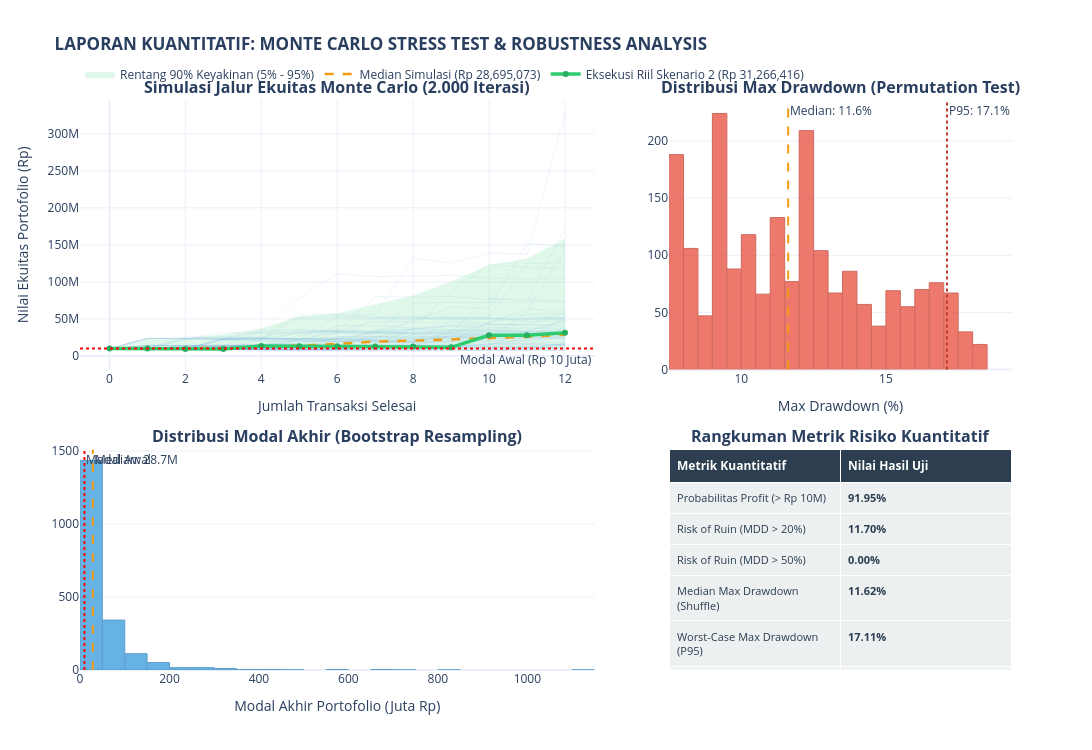
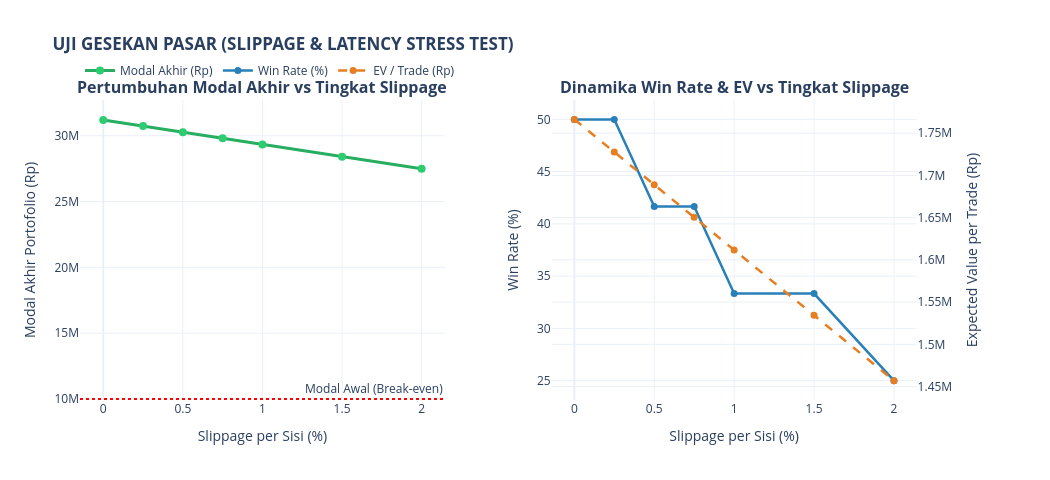

Notebook cell for these charts, in order:
### Code cell
from src.stress_test import run_stress_test_suite

# Menjalankan Monte Carlo (2.000 iterasi) + Slippage Test + Print Report + Plot Interaktif
tester, fig_mc, fig_slip = run_stress_test_suite(df_trades_result, initial_capital=10_000_000.0)

# Tampilkan visualisasi interaktif Plotly
fig_mc.show()
fig_slip.show()

### Figure 1 — Plotly figure (JSON) as saved in the notebook; plotly's stock layout.template omitted (floating-point values rounded to 4 significant figures; data arrays with more than 128 entries replaced by an {"elided": "..."} marker saying what was removed)
{"data": [{"hoverinfo": "skip", "line": {"color": "rgba(100, 149, 237, 0.10)", "width": 1}, "mode": "lines", "showlegend": false, "type": "scatter", "x": [0, 1, 2, 3, 4, 5, 6, 7, 8, 9, 10, 11, 12], "xaxis": "x", "y": [10000000.0, 11100000.0, 10950000.0, 10570000.0, 11740000.0, 10820000.0, 10890000.0, 15420000.0, 36780000.0, 40840000.0, 38830000.0, 38300000.0, 37780000.0], "yaxis": "y"}, {"hoverinfo": "skip", "line": {"color": "rgba(100, 149, 237, 0.10)", "width": 1}, "mode": "lines", "showlegend": false, "type": "scatter", "x": [0, 1, 2, 3, 4, 5, 6, 7, 8, 9, 10, 11, 12], "xaxis": "x", "y": [10000000.0, 9931000.0, 9862000.0, 9521000.0, 9577000.0, 9511000.0, 8767000.0, 8336000.0, 19880000.0, 20000000.0, 20210000.0, 20260000.0, 28690000.0], "yaxis": "y"}, {"hoverinfo": "skip", "line": {"color": "rgba(100, 149, 237, 0.10)", "width": 1}, "mode": "lines", "showlegend": false, "type": "scatter", "x": [0, 1, 2, 3, 4, 5, 6, 7, 8, 9, 10, 11, 12], "xaxis": "x", "y": [10000000.0, 23850000.0, 23690000.0, 21830000.0, 21550000.0, 20490000.0, 19480000.0, 18810000.0, 18160000.0, 17530000.0, 24830000.0, 24500000.0, 24650000.0], "yaxis": "y"}, {"hoverinfo": "skip", "line": {"color": "rgba(100, 149, 237, 0.10)", "width": 1}, "mode": "lines", "showlegend": false, "type": "scatter", "x": [0, 1, 2, 3, 4, 5, 6, 7, 8, 9, 10, 11, 12], "xaxis": "x", "y": [10000000.0, 10060000.0, 9273000.0, 22120000.0, 22170000.0, 31400000.0, 34870000.0, 33660000.0, 31030000.0, 30810000.0, 43640000.0, 41490000.0, 40060000.0], "yaxis": "y"}, {"hoverinfo": "skip", "line": {"color": "rgba(100, 149, 237, 0.10)", "width": 1}, "mode": "lines", "showlegend": false, "type": "scatter", "x": [0, 1, 2, 3, 4, 5, 6, 7, 8, 9, 10, 11, 12], "xaxis": "x", "y": [10000000.0, 10020000.0, 10050000.0, 9978000.0, 14130000.0, 14220000.0, 20130000.0, 20180000.0, 18600000.0, 20660000.0, 20780000.0, 21000000.0, 20270000.0], "yaxis": "y"}, {"hoverinfo": "skip", "line": {"color": "rgba(100, 149, 237, 0.10)", "width": 1}, "mode": "lines", "showlegend": false, "type": "scatter", "x": [0, 1, 2, 3, 4, 5, 6, 7, 8, 9, 10, 11, 12], "xaxis": "x", "y": [10000000.0, 9508000.0, 8765000.0, 8704000.0, 8023000.0, 8071000.0, 7965000.0, 8845000.0, 8153000.0, 7871000.0, 7817000.0, 7710000.0, 7444000.0], "yaxis": "y"}, {"hoverinfo": "skip", "line": {"color": "rgba(100, 149, 237, 0.10)", "width": 1}, "mode": "lines", "showlegend": false, "type": "scatter", "x": [0, 1, 2, 3, 4, 5, 6, 7, 8, 9, 10, 11, 12], "xaxis": "x", "y": [10000000.0, 9655000.0, 9523000.0, 9624000.0, 9291000.0, 13160000.0, 13240000.0, 13060000.0, 12410000.0, 13780000.0, 13870000.0, 13680000.0, 15190000.0], "yaxis": "y"}, {"hoverinfo": "skip", "line": {"color": "rgba(100, 149, 237, 0.10)", "width": 1}, "mode": "lines", "showlegend": false, "type": "scatter", "x": [0, 1, 2, 3, 4, 5, 6, 7, 8, 9, 10, 11, 12], "xaxis": "x", "y": [10000000.0, 11100000.0, 11170000.0, 11200000.0, 11040000.0, 10900000.0, 26000000.0, 25660000.0, 25930000.0, 25570000.0, 25630000.0, 25790000.0, 26060000.0], "yaxis": "y"}, {"hoverinfo": "skip", "line": {"color": "rgba(100, 149, 237, 0.10)", "width": 1}, "mode": "lines", "showlegend": false, "type": "scatter", "x": [0, 1, 2, 3, 4, 5, 6, 7, 8, 9, 10, 11, 12], "xaxis": "x", "y": [10000000.0, 9864000.0, 9734000.0, 13790000.0, 13870000.0, 12780000.0, 12700000.0, 12730000.0, 12290000.0, 11860000.0, 11700000.0, 11540000.0, 11460000.0], "yaxis": "y"}, {"hoverinfo": "skip", "line": {"color": "rgba(100, 149, 237, 0.10)", "width": 1}, "mode": "lines", "showlegend": false, "type": "scatter", "x": [0, 1, 2, 3, 4, 5, 6, 7, 8, 9, 10, 11, 12], "xaxis": "x", "y": [10000000.0, 9218000.0, 13060000.0, 12880000.0, 11880000.0, 28330000.0, 31460000.0, 29910000.0, 71340000.0, 72090000.0, 72270000.0, 72440000.0, 172800000.0], "yaxis": "y"}, {"hoverinfo": "skip", "line": {"color": "rgba(100, 149, 237, 0.10)", "width": 1}, "mode": "lines", "showlegend": false, "type": "scatter", "x": [0, 1, 2, 3, 4, 5, 6, 7, 8, 9, 10, 11, 12], "xaxis": "x", "y": [10000000.0, 9655000.0, 9678000.0, 9701000.0, 9804000.0, 9037000.0, 8914000.0, 8852000.0, 8160000.0, 11560000.0, 16370000.0, 16540000.0, 15970000.0], "yaxis": "y"}, {"hoverinfo": "skip", "line": {"color": "rgba(100, 149, 237, 0.10)", "width": 1}, "mode": "lines", "showlegend": false, "type": "scatter", "x": [0, 1, 2, 3, 4, 5, 6, 7, 8, 9, 10, 11, 12], "xaxis": "x", "y": [10000000.0, 9655000.0, 9712000.0, 9584000.0, 8835000.0, 9811000.0, 9044000.0, 12810000.0, 12640000.0, 12720000.0, 12280000.0, 12410000.0, 11980000.0], "yaxis": "y"}, {"hoverinfo": "skip", "line": {"color": "rgba(100, 149, 237, 0.10)", "width": 1}, "mode": "lines", "showlegend": false, "type": "scatter", "x": [0, 1, 2, 3, 4, 5, 6, 7, 8, 9, 10, 11, 12], "xaxis": "x", "y": [10000000.0, 9508000.0, 9531000.0, 9202000.0, 9076000.0, 21650000.0, 19960000.0, 22160000.0, 24610000.0, 23400000.0, 25980000.0, 25640000.0, 25290000.0], "yaxis": "y"}, {"hoverinfo": "skip", "line": {"color": "rgba(100, 149, 237, 0.10)", "width": 1}, "mode": "lines", "showlegend": false, "type": "scatter", "x": [0, 1, 2, 3, 4, 5, 6, 7, 8, 9, 10, 11, 12], "xaxis": "x", "y": [10000000.0, 9508000.0, 9041000.0, 8596000.0, 8536000.0, 8116000.0, 8164000.0, 8053000.0, 7943000.0, 7835000.0, 7449000.0, 7348000.0, 17530000.0], "yaxis": "y"}, {"hoverinfo": "skip", "line": {"color": "rgba(100, 149, 237, 0.10)", "width": 1}, "mode": "lines", "showlegend": false, "type": "scatter", "x": [0, 1, 2, 3, 4, 5, 6, 7, 8, 9, 10, 11, 12], "xaxis": "x", "y": [10000000.0, 9931000.0, 9954000.0, 23740000.0, 22570000.0, 22270000.0, 53110000.0, 52380000.0, 52940000.0, 53070000.0, 52370000.0, 124900000.0, 125600000.0], "yaxis": "y"}, {"hoverinfo": "skip", "line": {"color": "rgba(100, 149, 237, 0.10)", "width": 1}, "mode": "lines", "showlegend": false, "type": "scatter", "x": [0, 1, 2, 3, 4, 5, 6, 7, 8, 9, 10, 11, 12], "xaxis": "x", "y": [10000000.0, 11100000.0, 11030000.0, 10880000.0, 15400000.0, 17110000.0, 40800000.0, 40900000.0, 37700000.0, 41860000.0, 41570000.0, 42010000.0, 59500000.0], "yaxis": "y"}, {"hoverinfo": "skip", "line": {"color": "rgba(100, 149, 237, 0.10)", "width": 1}, "mode": "lines", "showlegend": false, "type": "scatter", "x": [0, 1, 2, 3, 4, 5, 6, 7, 8, 9, 10, 11, 12], "xaxis": "x", "y": [10000000.0, 10060000.0, 9922000.0, 14050000.0, 14200000.0, 14010000.0, 13330000.0, 12870000.0, 14290000.0, 34070000.0, 32900000.0, 32980000.0, 32530000.0], "yaxis": "y"}, {"hoverinfo": "skip", "line": {"color": "rgba(100, 149, 237, 0.10)", "width": 1}, "mode": "lines", "showlegend": false, "type": "scatter", "x": [0, 1, 2, 3, 4, 5, 6, 7, 8, 9, 10, 11, 12], "xaxis": "x", "y": [10000000.0, 9508000.0, 9564000.0, 13550000.0, 15040000.0, 21300000.0, 21430000.0, 51110000.0, 50760000.0, 50400000.0, 49740000.0, 55240000.0, 50920000.0], "yaxis": "y"}, {"hoverinfo": "skip", "line": {"color": "rgba(100, 149, 237, 0.10)", "width": 1}, "mode": "lines", "showlegend": false, "type": "scatter", "x": [0, 1, 2, 3, 4, 5, 6, 7, 8, 9, 10, 11, 12], "xaxis": "x", "y": [10000000.0, 9218000.0, 9092000.0, 8381000.0, 8323000.0, 7914000.0, 7810000.0, 18630000.0, 17170000.0, 19070000.0, 18820000.0, 17890000.0, 17660000.0], "yaxis": "y"}, {"hoverinfo": "skip", "line": {"color": "rgba(100, 149, 237, 0.10)", "width": 1}, "mode": "lines", "showlegend": false, "type": "scatter", "x": [0, 1, 2, 3, 4, 5, 6, 7, 8, 9, 10, 11, 12], "xaxis": "x", "y": [10000000.0, 9508000.0, 9041000.0, 8334000.0, 8046000.0, 7768000.0, 7787000.0, 7733000.0, 7631000.0, 7578000.0, 7475000.0, 10590000.0, 10070000.0], "yaxis": "y"}, {"hoverinfo": "skip", "line": {"color": "rgba(100, 149, 237, 0.10)", "width": 1}, "mode": "lines", "showlegend": false, "type": "scatter", "x": [0, 1, 2, 3, 4, 5, 6, 7, 8, 9, 10, 11, 12], "xaxis": "x", "y": [10000000.0, 9869000.0, 9528000.0, 9403000.0, 9280000.0, 8960000.0, 8650000.0, 12250000.0, 12280000.0, 11320000.0, 10760000.0, 10790000.0, 10710000.0], "yaxis": "y"}, {"hoverinfo": "skip", "line": {"color": "rgba(100, 149, 237, 0.10)", "width": 1}, "mode": "lines", "showlegend": false, "type": "scatter", "x": [0, 1, 2, 3, 4, 5, 6, 7, 8, 9, 10, 11, 12], "xaxis": "x", "y": [10000000.0, 9931000.0, 9862000.0, 9727000.0, 9785000.0, 9888000.0, 9759000.0, 9631000.0, 8878000.0, 8761000.0, 8854000.0, 8793000.0, 8105000.0], "yaxis": "y"}, {"hoverinfo": "skip", "line": {"color": "rgba(100, 149, 237, 0.10)", "width": 1}, "mode": "lines", "showlegend": false, "type": "scatter", "x": [0, 1, 2, 3, 4, 5, 6, 7, 8, 9, 10, 11, 12], "xaxis": "x", "y": [10000000.0, 9869000.0, 9927000.0, 9151000.0, 9026000.0, 9048000.0, 8924000.0, 21290000.0, 19620000.0, 27790000.0, 27950000.0, 31040000.0, 30620000.0], "yaxis": "y"}, {"hoverinfo": "skip", "line": {"color": "rgba(100, 149, 237, 0.10)", "width": 1}, "mode": "lines", "showlegend": false, "type": "scatter", "x": [0, 1, 2, 3, 4, 5, 6, 7, 8, 9, 10, 11, 12], "xaxis": "x", "y": [10000000.0, 10110000.0, 9316000.0, 9189000.0, 9063000.0, 8939000.0, 8500000.0, 8550000.0, 12110000.0, 28880000.0, 28500000.0, 31650000.0, 30090000.0], "yaxis": "y"}, {"hoverinfo": "skip", "line": {"color": "rgba(100, 149, 237, 0.10)", "width": 1}, "mode": "lines", "showlegend": false, "type": "scatter", "x": [0, 1, 2, 3, 4, 5, 6, 7, 8, 9, 10, 11, 12], "xaxis": "x", "y": [10000000.0, 14160000.0, 13060000.0, 12600000.0, 14000000.0, 19820000.0, 19560000.0, 19310000.0, 19050000.0, 26990000.0, 27050000.0, 25720000.0, 36430000.0], "yaxis": "y"}, {"hoverinfo": "skip", "line": {"color": "rgba(100, 149, 237, 0.10)", "width": 1}, "mode": "lines", "showlegend": false, "type": "scatter", "x": [0, 1, 2, 3, 4, 5, 6, 7, 8, 9, 10, 11, 12], "xaxis": "x", "y": [10000000.0, 9869000.0, 13980000.0, 13790000.0, 15320000.0, 17010000.0, 24090000.0, 24340000.0, 23500000.0, 26100000.0, 25200000.0, 60100000.0, 143300000.0], "yaxis": "y"}, {"hoverinfo": "skip", "line": {"color": "rgba(100, 149, 237, 0.10)", "width": 1}, "mode": "lines", "showlegend": false, "type": "scatter", "x": [0, 1, 2, 3, 4, 5, 6, 7, 8, 9, 10, 11, 12], "xaxis": "x", "y": [10000000.0, 10020000.0, 11130000.0, 10980000.0, 15550000.0, 15590000.0, 15680000.0, 15570000.0, 22050000.0, 31230000.0, 29700000.0, 29770000.0, 30080000.0], "yaxis": "y"}, {"hoverinfo": "skip", "line": {"color": "rgba(100, 149, 237, 0.10)", "width": 1}, "mode": "lines", "showlegend": false, "type": "scatter", "x": [0, 1, 2, 3, 4, 5, 6, 7, 8, 9, 10, 11, 12], "xaxis": "x", "y": [10000000.0, 9864000.0, 9092000.0, 21690000.0, 19990000.0, 19720000.0, 19830000.0, 19880000.0, 20090000.0, 19400000.0, 46270000.0, 51380000.0, 51680000.0], "yaxis": "y"}, {"hoverinfo": "skip", "line": {"color": "rgba(100, 149, 237, 0.10)", "width": 1}, "mode": "lines", "showlegend": false, "type": "scatter", "x": [0, 1, 2, 3, 4, 5, 6, 7, 8, 9, 10, 11, 12], "xaxis": "x", "y": [10000000.0, 10020000.0, 9240000.0, 13090000.0, 12910000.0, 12980000.0, 18390000.0, 26050000.0, 36890000.0, 36630000.0, 35370000.0, 33630000.0, 31000000.0], "yaxis": "y"}, {"hoverinfo": "skip", "line": {"color": "rgba(100, 149, 237, 0.10)", "width": 1}, "mode": "lines", "showlegend": false, "type": "scatter", "x": [0, 1, 2, 3, 4, 5, 6, 7, 8, 9, 10, 11, 12], "xaxis": "x", "y": [10000000.0, 9655000.0, 8900000.0, 8778000.0, 8092000.0, 7813000.0, 11060000.0, 26390000.0, 26670000.0, 25750000.0, 23740000.0, 23990000.0, 24040000.0], "yaxis": "y"}, {"hoverinfo": "skip", "line": {"color": "rgba(100, 149, 237, 0.10)", "width": 1}, "mode": "lines", "showlegend": false, "type": "scatter", "x": [0, 1, 2, 3, 4, 5, 6, 7, 8, 9, 10, 11, 12], "xaxis": "x", "y": [10000000.0, 23850000.0, 23990000.0, 24130000.0, 34180000.0, 33940000.0, 33500000.0, 33040000.0, 46800000.0, 66280000.0, 63990000.0, 152600000.0, 147300000.0], "yaxis": "y"}, {"hoverinfo": "skip", "line": {"color": "rgba(100, 149, 237, 0.10)", "width": 1}, "mode": "lines", "showlegend": false, "type": "scatter", "x": [0, 1, 2, 3, 4, 5, 6, 7, 8, 9, 10, 11, 12], "xaxis": "x", "y": [10000000.0, 14160000.0, 14310000.0, 13610000.0, 13430000.0, 13570000.0, 12510000.0, 29840000.0, 28810000.0, 26560000.0, 26840000.0, 29800000.0, 28770000.0], "yaxis": "y"}, {"hoverinfo": "skip", "line": {"color": "rgba(100, 149, 237, 0.10)", "width": 1}, "mode": "lines", "showlegend": false, "type": "scatter", "x": [0, 1, 2, 3, 4, 5, 6, 7, 8, 9, 10, 11, 12], "xaxis": "x", "y": [10000000.0, 9508000.0, 22680000.0, 22380000.0, 22080000.0, 52650000.0, 51960000.0, 52270000.0, 52820000.0, 52130000.0, 51770000.0, 49220000.0, 48880000.0], "yaxis": "y"}, {"hoverinfo": "skip", "line": {"color": "rgba(100, 149, 237, 0.10)", "width": 1}, "mode": "lines", "showlegend": false, "type": "scatter", "x": [0, 1, 2, 3, 4, 5, 6, 7, 8, 9, 10, 11, 12], "xaxis": "x", "y": [10000000.0, 9655000.0, 9528000.0, 22730000.0, 25240000.0, 23260000.0, 25830000.0, 25890000.0, 24620000.0, 23410000.0, 23250000.0, 23300000.0, 23440000.0], "yaxis": "y"}, {"hoverinfo": "skip", "line": {"color": "rgba(100, 149, 237, 0.10)", "width": 1}, "mode": "lines", "showlegend": false, "type": "scatter", "x": [0, 1, 2, 3, 4, 5, 6, 7, 8, 9, 10, 11, 12], "xaxis": "x", "y": [10000000.0, 9508000.0, 9041000.0, 10040000.0, 9907000.0, 9839000.0, 9710000.0, 8951000.0, 8251000.0, 8299000.0, 8242000.0, 8134000.0, 7734000.0], "yaxis": "y"}, {"hoverinfo": "skip", "line": {"color": "rgba(100, 149, 237, 0.10)", "width": 1}, "mode": "lines", "showlegend": false, "type": "scatter", "x": [0, 1, 2, 3, 4, 5, 6, 7, 8, 9, 10, 11, 12], "xaxis": "x", "y": [10000000.0, 9864000.0, 9968000.0, 10030000.0, 9534000.0, 13500000.0, 14990000.0, 14480000.0, 14280000.0, 14310000.0, 14120000.0, 33690000.0, 34050000.0], "yaxis": "y"}, {"hoverinfo": "skip", "line": {"color": "rgba(100, 149, 237, 0.10)", "width": 1}, "mode": "lines", "showlegend": false, "type": "scatter", "x": [0, 1, 2, 3, 4, 5, 6, 7, 8, 9, 10, 11, 12], "xaxis": "x", "y": [10000000.0, 14160000.0, 13980000.0, 14060000.0, 14140000.0, 33730000.0, 33930000.0, 32260000.0, 31820000.0, 30720000.0, 30900000.0, 30690000.0, 31020000.0], "yaxis": "y"}, {"hoverinfo": "skip", "line": {"color": "rgba(100, 149, 237, 0.10)", "width": 1}, "mode": "lines", "showlegend": false, "type": "scatter", "x": [0, 1, 2, 3, 4, 5, 6, 7, 8, 9, 10, 11, 12], "xaxis": "x", "y": [10000000.0, 23850000.0, 23990000.0, 23680000.0, 23350000.0, 23050000.0, 23180000.0, 21370000.0, 50980000.0, 50280000.0, 50810000.0, 46840000.0, 46950000.0], "yaxis": "y"}, {"hoverinfo": "skip", "line": {"color": "rgba(100, 149, 237, 0.10)", "width": 1}, "mode": "lines", "showlegend": false, "type": "scatter", "x": [0, 1, 2, 3, 4, 5, 6, 7, 8, 9, 10, 11, 12], "xaxis": "x", "y": [10000000.0, 9931000.0, 14060000.0, 15620000.0, 15710000.0, 15170000.0, 14960000.0, 35680000.0, 36060000.0, 40040000.0, 36910000.0, 37000000.0, 36510000.0], "yaxis": "y"}, {"hoverinfo": "skip", "line": {"color": "rgba(100, 149, 237, 0.10)", "width": 1}, "mode": "lines", "showlegend": false, "type": "scatter", "x": [0, 1, 2, 3, 4, 5, 6, 7, 8, 9, 10, 11, 12], "xaxis": "x", "y": [10000000.0, 10020000.0, 9893000.0, 9406000.0, 9283000.0, 9381000.0, 22380000.0, 22070000.0, 21920000.0, 21160000.0, 21280000.0, 50770000.0, 51070000.0], "yaxis": "y"}, {"hoverinfo": "skip", "line": {"color": "rgba(100, 149, 237, 0.10)", "width": 1}, "mode": "lines", "showlegend": false, "type": "scatter", "x": [0, 1, 2, 3, 4, 5, 6, 7, 8, 9, 10, 11, 12], "xaxis": "x", "y": [10000000.0, 14160000.0, 13970000.0, 13790000.0, 32880000.0, 78430000.0, 111100000.0, 107200000.0, 107900000.0, 109000000.0, 105300000.0, 103900000.0, 105000000.0], "yaxis": "y"}, {"hoverinfo": "skip", "line": {"color": "rgba(100, 149, 237, 0.10)", "width": 1}, "mode": "lines", "showlegend": false, "type": "scatter", "x": [0, 1, 2, 3, 4, 5, 6, 7, 8, 9, 10, 11, 12], "xaxis": "x", "y": [10000000.0, 9864000.0, 23530000.0, 23660000.0, 22850000.0, 22540000.0, 31920000.0, 31500000.0, 29040000.0, 32240000.0, 32580000.0, 32140000.0, 35690000.0], "yaxis": "y"}, {"hoverinfo": "skip", "line": {"color": "rgba(100, 149, 237, 0.10)", "width": 1}, "mode": "lines", "showlegend": false, "type": "scatter", "x": [0, 1, 2, 3, 4, 5, 6, 7, 8, 9, 10, 11, 12], "xaxis": "x", "y": [10000000.0, 9864000.0, 9734000.0, 13790000.0, 15310000.0, 15110000.0, 15270000.0, 15300000.0, 15100000.0, 15190000.0, 16870000.0, 16750000.0, 15440000.0], "yaxis": "y"}, {"hoverinfo": "skip", "line": {"color": "rgba(100, 149, 237, 0.10)", "width": 1}, "mode": "lines", "showlegend": false, "type": "scatter", "x": [0, 1, 2, 3, 4, 5, 6, 7, 8, 9, 10, 11, 12], "xaxis": "x", "y": [10000000.0, 23850000.0, 23530000.0, 26120000.0, 24080000.0, 22900000.0, 21110000.0, 20820000.0, 19790000.0, 47210000.0, 44890000.0, 63580000.0, 60450000.0], "yaxis": "y"}, {"hoverinfo": "skip", "line": {"color": "rgba(100, 149, 237, 0.10)", "width": 1}, "mode": "lines", "showlegend": false, "type": "scatter", "x": [0, 1, 2, 3, 4, 5, 6, 7, 8, 9, 10, 11, 12], "xaxis": "x", "y": [10000000.0, 10020000.0, 9893000.0, 9119000.0, 21750000.0, 21880000.0, 21930000.0, 21640000.0, 21870000.0, 24290000.0, 24120000.0, 57530000.0, 56780000.0], "yaxis": "y"}, {"hoverinfo": "skip", "line": {"color": "rgba(100, 149, 237, 0.10)", "width": 1}, "mode": "lines", "showlegend": false, "type": "scatter", "x": [0, 1, 2, 3, 4, 5, 6, 7, 8, 9, 10, 11, 12], "xaxis": "x", "y": [10000000.0, 9655000.0, 23030000.0, 22710000.0, 25220000.0, 35720000.0, 32930000.0, 46640000.0, 46000000.0, 44410000.0, 42880000.0, 42580000.0, 42020000.0], "yaxis": "y"}, {"hoverinfo": "skip", "line": {"color": "rgba(100, 149, 237, 0.10)", "width": 1}, "mode": "lines", "showlegend": false, "type": "scatter", "x": [0, 1, 2, 3, 4, 5, 6, 7, 8, 9, 10, 11, 12], "xaxis": "x", "y": [10000000.0, 10110000.0, 9609000.0, 9478000.0, 9412000.0, 9087000.0, 8963000.0, 12690000.0, 12260000.0, 11300000.0, 11360000.0, 10480000.0, 14840000.0], "yaxis": "y"}, {"hoverinfo": "skip", "line": {"color": "rgba(100, 149, 237, 0.10)", "width": 1}, "mode": "lines", "showlegend": false, "type": "scatter", "x": [0, 1, 2, 3, 4, 5, 6, 7, 8, 9, 10, 11, 12], "xaxis": "x", "y": [10000000.0, 9218000.0, 8765000.0, 8079000.0, 7448000.0, 7081000.0, 7123000.0, 7074000.0, 6521000.0, 9235000.0, 8781000.0, 8661000.0, 7984000.0], "yaxis": "y"}, {"hoverinfo": "skip", "line": {"color": "rgba(100, 149, 237, 0.10)", "width": 1}, "mode": "lines", "showlegend": false, "type": "scatter", "x": [0, 1, 2, 3, 4, 5, 6, 7, 8, 9, 10, 11, 12], "xaxis": "x", "y": [10000000.0, 23850000.0, 22680000.0, 32120000.0, 30540000.0, 30120000.0, 33450000.0, 79780000.0, 79970000.0, 80440000.0, 76490000.0, 76940000.0, 74280000.0], "yaxis": "y"}, {"hoverinfo": "skip", "line": {"color": "rgba(100, 149, 237, 0.10)", "width": 1}, "mode": "lines", "showlegend": false, "type": "scatter", "x": [0, 1, 2, 3, 4, 5, 6, 7, 8, 9, 10, 11, 12], "xaxis": "x", "y": [10000000.0, 9931000.0, 10040000.0, 23940000.0, 24190000.0, 23000000.0, 22210000.0, 31450000.0, 34920000.0, 34680000.0, 33480000.0, 33250000.0, 47090000.0], "yaxis": "y"}, {"hoverinfo": "skip", "line": {"color": "rgba(100, 149, 237, 0.10)", "width": 1}, "mode": "lines", "showlegend": false, "type": "scatter", "x": [0, 1, 2, 3, 4, 5, 6, 7, 8, 9, 10, 11, 12], "xaxis": "x", "y": [10000000.0, 10020000.0, 9678000.0, 10750000.0, 10600000.0, 11770000.0, 11800000.0, 11870000.0, 11710000.0, 11840000.0, 11680000.0, 11800000.0, 16710000.0], "yaxis": "y"}, {"hoverinfo": "skip", "line": {"color": "rgba(100, 149, 237, 0.10)", "width": 1}, "mode": "lines", "showlegend": false, "type": "scatter", "x": [0, 1, 2, 3, 4, 5, 6, 7, 8, 9, 10, 11, 12], "xaxis": "x", "y": [10000000.0, 11100000.0, 26490000.0, 24410000.0, 23570000.0, 23250000.0, 23310000.0, 33010000.0, 36650000.0, 87420000.0, 123800000.0, 119500000.0, 118700000.0], "yaxis": "y"}, {"hoverinfo": "skip", "line": {"color": "rgba(100, 149, 237, 0.10)", "width": 1}, "mode": "lines", "showlegend": false, "type": "scatter", "x": [0, 1, 2, 3, 4, 5, 6, 7, 8, 9, 10, 11, 12], "xaxis": "x", "y": [10000000.0, 9218000.0, 9092000.0, 9146000.0, 10160000.0, 10220000.0, 10320000.0, 14620000.0, 16240000.0, 16330000.0, 15530000.0, 15330000.0, 15220000.0], "yaxis": "y"}, {"hoverinfo": "skip", "line": {"color": "rgba(100, 149, 237, 0.10)", "width": 1}, "mode": "lines", "showlegend": false, "type": "scatter", "x": [0, 1, 2, 3, 4, 5, 6, 7, 8, 9, 10, 11, 12], "xaxis": "x", "y": [10000000.0, 14160000.0, 14310000.0, 14350000.0, 14380000.0, 14280000.0, 13160000.0, 12990000.0, 14430000.0, 13720000.0, 12650000.0, 12480000.0, 13860000.0], "yaxis": "y"}, {"hoverinfo": "skip", "line": {"color": "rgba(100, 149, 237, 0.10)", "width": 1}, "mode": "lines", "showlegend": false, "type": "scatter", "x": [0, 1, 2, 3, 4, 5, 6, 7, 8, 9, 10, 11, 12], "xaxis": "x", "y": [10000000.0, 9869000.0, 9384000.0, 8650000.0, 12250000.0, 13600000.0, 32450000.0, 32640000.0, 31510000.0, 34990000.0, 35200000.0, 33980000.0, 48130000.0], "yaxis": "y"}, {"hoverinfo": "skip", "line": {"color": "rgba(100, 149, 237, 0.10)", "width": 1}, "mode": "lines", "showlegend": false, "type": "scatter", "x": [0, 1, 2, 3, 4, 5, 6, 7, 8, 9, 10, 11, 12], "xaxis": "x", "y": [10000000.0, 10060000.0, 10120000.0, 9986000.0, 23820000.0, 56810000.0, 56030000.0, 55270000.0, 131800000.0, 125300000.0, 139200000.0, 137300000.0, 327400000.0], "yaxis": "y"}, {"hoverinfo": "skip", "line": {"color": "rgba(100, 149, 237, 0.10)", "width": 1}, "mode": "lines", "showlegend": false, "type": "scatter", "x": [0, 1, 2, 3, 4, 5, 6, 7, 8, 9, 10, 11, 12], "xaxis": "x", "y": [10000000.0, 14160000.0, 13470000.0, 13370000.0, 12720000.0, 12280000.0, 12310000.0, 12440000.0, 29660000.0, 28640000.0, 28250000.0, 27880000.0, 27500000.0], "yaxis": "y"}, {"hoverinfo": "skip", "line": {"color": "rgba(100, 149, 237, 0.10)", "width": 1}, "mode": "lines", "showlegend": false, "type": "scatter", "x": [0, 1, 2, 3, 4, 5, 6, 7, 8, 9, 10, 11, 12], "xaxis": "x", "y": [10000000.0, 10060000.0, 10170000.0, 10030000.0, 9895000.0, 23600000.0, 23290000.0, 23350000.0, 33070000.0, 32640000.0, 77840000.0, 74010000.0, 73000000.0], "yaxis": "y"}, {"hoverinfo": "skip", "line": {"color": "rgba(100, 149, 237, 0.10)", "width": 1}, "mode": "lines", "showlegend": false, "type": "scatter", "x": [0, 1, 2, 3, 4, 5, 6, 7, 8, 9, 10, 11, 12], "xaxis": "x", "y": [10000000.0, 9655000.0, 9523000.0, 22710000.0, 32170000.0, 31750000.0, 32080000.0, 30510000.0, 30580000.0, 30370000.0, 28870000.0, 28490000.0, 28660000.0], "yaxis": "y"}, {"hoverinfo": "skip", "line": {"color": "rgba(100, 149, 237, 0.10)", "width": 1}, "mode": "lines", "showlegend": false, "type": "scatter", "x": [0, 1, 2, 3, 4, 5, 6, 7, 8, 9, 10, 11, 12], "xaxis": "x", "y": [10000000.0, 9508000.0, 13470000.0, 13370000.0, 13450000.0, 12990000.0, 13020000.0, 12000000.0, 11060000.0, 11180000.0, 15830000.0, 22420000.0, 53480000.0], "yaxis": "y"}, {"fill": "toself", "fillcolor": "rgba(46, 204, 113, 0.15)", "hoverinfo": "skip", "line": {"color": "rgba(255,255,255,0)"}, "name": "Rentang 90% Keyakinan (5% - 95%)", "showlegend": true, "type": "scatter", "x": [0, 1, 2, 3, 4, 5, 6, 7, 8, 9, 10, 11, 12, 12, 11, 10, 9, 8, 7, 6, 5, 4, 3, 2, 1, 0], "xaxis": "x", "y": [10000000.0, 23850000.0, 24100000.0, 29410000.0, 37000000.0, 53690000.0, 57840000.0, 70100000.0, 81690000.0, 100200000.0, 122700000.0, 131800000.0, 158100000.0, 8979000.0, 8792000.0, 8643000.0, 8543000.0, 8477000.0, 8433000.0, 8510000.0, 8578000.0, 8666000.0, 8786000.0, 9092000.0, 9218000.0, 10000000.0], "yaxis": "y"}, {"line": {"color": "#f39c12", "dash": "dash", "width": 2.5}, "mode": "lines", "name": "Median Simulasi (Rp 28,695,073)", "showlegend": true, "type": "scatter", "x": [0, 1, 2, 3, 4, 5, 6, 7, 8, 9, 10, 11, 12], "xaxis": "x", "y": [10000000.0, 10020000.0, 10080000.0, 10980000.0, 13100000.0, 13920000.0, 16380000.0, 19560000.0, 20690000.0, 22180000.0, 24230000.0, 26020000.0, 28700000.0], "yaxis": "y"}, {"line": {"color": "#2ecc71", "width": 3.5}, "marker": {"color": "#27ae60", "size": 6}, "mode": "lines+markers", "name": "Eksekusi Riil Skenario 2 (Rp 31,266,416)", "showlegend": true, "type": "scatter", "x": [0, 1, 2, 3, 4, 5, 6, 7, 8, 9, 10, 11, 12], "xaxis": "x", "y": [10000000.0, 10020000.0, 9531000.0, 9632000.0, 13640000.0, 13170000.0, 13080000.0, 12900000.0, 12730000.0, 11740000.0, 27990000.0, 28160000.0, 31270000.0], "yaxis": "y"}, {"marker": {"color": "#e74c3c", "line": {"color": "#c0392b", "width": 1}}, "name": "Frekuensi MDD (%)", "nbinsx": 25, "opacity": 0.75, "showlegend": false, "type": "histogram", "x": {"elided": "2000 float values"}, "xaxis": "x2", "yaxis": "y2"}, {"marker": {"color": "#3498db", "line": {"color": "#2980b9", "width": 1}}, "name": "Modal Akhir (Juta Rp)", "nbinsx": 35, "opacity": 0.75, "showlegend": false, "type": "histogram", "x": {"elided": "2000 float values"}, "xaxis": "x3", "yaxis": "y3"}, {"cells": {"align": "left", "fill": {"color": "#ecf0f1"}, "font": {"color": "#2c3e50", "size": 11}, "height": 24, "values": [["Probabilitas Profit (> Rp 10M)", "Risk of Ruin (MDD > 20%)", "Risk of Ruin (MDD > 50%)", "Median Max Drawdown (Shuffle)", "Worst-Case Max Drawdown (P95)", "Worst-Case Absolut Shuffling", "95% Value-at-Risk (P05 Modal)", "Median Modal Akhir Simulasi", "95th Percentile Modal Akhir", "Hasil Eksekusi Riil Skenario 2"], ["<b>91.95%</b>", "<b>11.70%</b>", "<b>0.00%</b>", "<b>11.62%</b>", "<b>17.11%</b>", "<b>18.20%</b>", "<b>Rp 8,978,632</b>", "<b>Rp 28,695,073</b>", "<b>Rp 158,145,504</b>", "<b>Rp 31,266,416</b>"]]}, "domain": {"x": [0.632, 1], "y": [0, 0.387]}, "header": {"align": "left", "fill": {"color": "#2c3e50"}, "font": {"color": "white", "size": 12}, "values": ["<b>Metrik Kuantitatif</b>", "<b>Nilai Hasil Uji</b>"]}, "type": "table"}], "layout": {"annotations": [{"font": {"size": 16}, "showarrow": false, "text": "<b>Simulasi Jalur Ekuitas Monte Carlo (2.000 Iterasi)</b>", "x": 0.276, "xanchor": "center", "xref": "paper", "y": 1, "yanchor": "bottom", "yref": "paper"}, {"font": {"size": 16}, "showarrow": false, "text": "<b>Distribusi Max Drawdown (Permutation Test)</b>", "x": 0.816, "xanchor": "center", "xref": "paper", "y": 1, "yanchor": "bottom", "yref": "paper"}, {"font": {"size": 16}, "showarrow": false, "text": "<b>Distribusi Modal Akhir (Bootstrap Resampling)</b>", "x": 0.276, "xanchor": "center", "xref": "paper", "y": 0.387, "yanchor": "bottom", "yref": "paper"}, {"font": {"size": 16}, "showarrow": false, "text": "<b>Rangkuman Metrik Risiko Kuantitatif</b>", "x": 0.816, "xanchor": "center", "xref": "paper", "y": 0.387, "yanchor": "bottom", "yref": "paper"}, {"showarrow": false, "text": "Modal Awal (Rp 10 Juta)", "x": 1, "xanchor": "right", "xref": "x domain", "y": 10000000, "yanchor": "top", "yref": "y"}, {"showarrow": false, "text": "Median: 11.6%", "x": 11.62, "xanchor": "left", "xref": "x2", "y": 1, "yanchor": "top", "yref": "y2 domain"}, {"showarrow": false, "text": "P95: 17.1%", "x": 17.11, "xanchor": "left", "xref": "x2", "y": 1, "yanchor": "top", "yref": "y2 domain"}, {"showarrow": false, "text": "Modal Awal", "x": 10, "xanchor": "left", "xref": "x3", "y": 1, "yanchor": "top", "yref": "y3 domain"}, {"showarrow": false, "text": "Median: 28.7M", "x": 28.7, "xanchor": "left", "xref": "x3", "y": 1, "yanchor": "top", "yref": "y3 domain"}], "height": 750, "hovermode": "x unified", "legend": {"orientation": "h", "x": 0, "xanchor": "left", "y": 1.02, "yanchor": "bottom"}, "shapes": [{"line": {"color": "red", "dash": "dot"}, "type": "line", "x0": 0, "x1": 1, "xref": "x domain", "y0": 10000000, "y1": 10000000, "yref": "y"}, {"line": {"color": "#f39c12", "dash": "dash"}, "type": "line", "x0": 11.62, "x1": 11.62, "xref": "x2", "y0": 0, "y1": 1, "yref": "y2 domain"}, {"line": {"color": "#c0392b", "dash": "dot"}, "type": "line", "x0": 17.11, "x1": 17.11, "xref": "x2", "y0": 0, "y1": 1, "yref": "y2 domain"}, {"line": {"color": "red", "dash": "dot"}, "type": "line", "x0": 10, "x1": 10, "xref": "x3", "y0": 0, "y1": 1, "yref": "y3 domain"}, {"line": {"color": "#f39c12", "dash": "dash"}, "type": "line", "x0": 28.7, "x1": 28.7, "xref": "x3", "y0": 0, "y1": 1, "yref": "y3 domain"}], "title": {"text": "<b>LAPORAN KUANTITATIF: MONTE CARLO STRESS TEST & ROBUSTNESS ANALYSIS</b>"}, "width": 1100, "xaxis": {"anchor": "y", "domain": [0, 0.552], "title": {"text": "Jumlah Transaksi Selesai"}}, "xaxis2": {"anchor": "y2", "domain": [0.632, 1], "title": {"text": "Max Drawdown (%)"}}, "xaxis3": {"anchor": "y3", "domain": [0, 0.552], "title": {"text": "Modal Akhir Portofolio (Juta Rp)"}}, "yaxis": {"anchor": "x", "domain": [0.527, 1], "title": {"text": "Nilai Ekuitas Portofolio (Rp)"}}, "yaxis2": {"anchor": "x2", "domain": [0.527, 1]}, "yaxis3": {"anchor": "x3", "domain": [0, 0.387]}}}

### Figure 2 — Plotly figure (JSON) as saved in the notebook; plotly's stock layout.template omitted (floating-point values rounded to 4 significant figures)
{"data": [{"line": {"color": "#27ae60", "width": 3}, "marker": {"color": "#2ecc71", "size": 8}, "mode": "lines+markers", "name": "Modal Akhir (Rp)", "type": "scatter", "x": [0.0, 0.25, 0.5, 0.75, 1.0, 1.5, 2.0], "xaxis": "x", "y": [31200000.0, 30730000.0, 30270000.0, 29800000.0, 29340000.0, 28410000.0, 27480000.0], "yaxis": "y"}, {"line": {"color": "#2980b9", "width": 2.5}, "marker": {"size": 7}, "mode": "lines+markers", "name": "Win Rate (%)", "type": "scatter", "x": [0.0, 0.25, 0.5, 0.75, 1.0, 1.5, 2.0], "xaxis": "x2", "y": [50.0, 50.0, 41.67, 41.67, 33.33, 33.33, 25.0], "yaxis": "y2"}, {"line": {"color": "#e67e22", "dash": "dash", "width": 2.5}, "marker": {"size": 7}, "mode": "lines+markers", "name": "EV / Trade (Rp)", "type": "scatter", "x": [0.0, 0.25, 0.5, 0.75, 1.0, 1.5, 2.0], "xaxis": "x2", "y": [1766000.0, 1728000.0, 1689000.0, 1650000.0, 1612000.0, 1534000.0, 1457000.0], "yaxis": "y3"}], "layout": {"annotations": [{"font": {"size": 16}, "showarrow": false, "text": "<b>Pertumbuhan Modal Akhir vs Tingkat Slippage</b>", "x": 0.205, "xanchor": "center", "xref": "paper", "y": 1, "yanchor": "bottom", "yref": "paper"}, {"font": {"size": 16}, "showarrow": false, "text": "<b>Dinamika Win Rate & EV vs Tingkat Slippage</b>", "x": 0.735, "xanchor": "center", "xref": "paper", "y": 1, "yanchor": "bottom", "yref": "paper"}, {"showarrow": false, "text": "Modal Awal (Break-even)", "x": 1, "xanchor": "right", "xref": "x domain", "y": 10000000, "yanchor": "bottom", "yref": "y"}], "height": 480, "hovermode": "x unified", "legend": {"orientation": "h", "x": 0, "xanchor": "left", "y": 1.05, "yanchor": "bottom"}, "shapes": [{"line": {"color": "red", "dash": "dot"}, "type": "line", "x0": 0, "x1": 1, "xref": "x domain", "y0": 10000000, "y1": 10000000, "yref": "y"}], "title": {"text": "<b>UJI GESEKAN PASAR (SLIPPAGE & LATENCY STRESS TEST)</b>"}, "width": 1050, "xaxis": {"anchor": "y", "domain": [0, 0.41], "title": {"text": "Slippage per Sisi (%)"}}, "xaxis2": {"anchor": "y2", "domain": [0.53, 0.94], "title": {"text": "Slippage per Sisi (%)"}}, "yaxis": {"anchor": "x", "domain": [0, 1], "title": {"text": "Modal Akhir Portofolio (Rp)"}}, "yaxis2": {"anchor": "x2", "domain": [0, 1], "title": {"text": "Win Rate (%)"}}, "yaxis3": {"anchor": "x2", "overlaying": "y2", "side": "right", "title": {"text": "Expected Value per Trade (Rp)"}}}}
